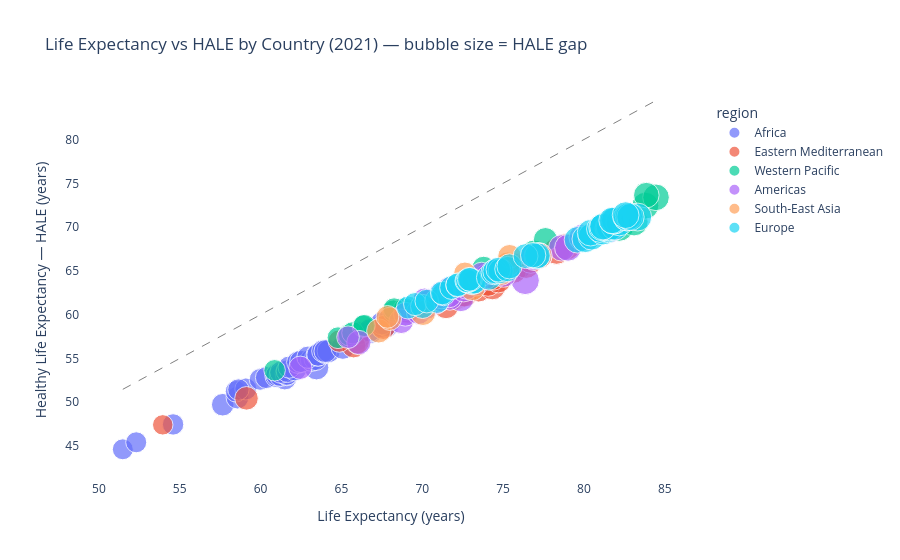

The notebook cell this image was saved under:
### Code cell
fig = px.scatter(
    who_latest,
    x='le',
    y='hale',
    color='region',
    hover_name='country',
    size='hale_gap',
    size_max=20,
    title='Life Expectancy vs HALE by Country (2021) — bubble size = HALE gap',
    labels={'le': 'Life Expectancy (years)', 'hale': 'Healthy Life Expectancy — HALE (years)'}
)
# Add diagonal reference line (HALE = LE, i.e. zero gap)
mn, mx = who_latest['le'].min(), who_latest['le'].max()
fig.add_shape(type='line', x0=mn, y0=mn, x1=mx, y1=mx,
              line=dict(dash='dash', color='grey', width=1))
fig.update_layout(plot_bgcolor='white', paper_bgcolor='white')
fig.show()

### Figure 1 — Plotly figure (JSON) as saved in the notebook; plotly's stock layout.template omitted (floating-point values rounded to 4 significant figures)
{"data": [{"hovertemplate": "<b>%{hovertext}</b><br><br>region=Africa<br>Life Expectancy (years)=%{x}<br>Healthy Life Expectancy — HALE (years)=%{y}<br>hale_gap=%{marker.size}<extra></extra>", "hovertext": ["Lesotho", "Central African Republic", "Eswatini", "Mozambique", "South Sudan", "Zimbabwe", "Chad", "Guinea-Bissau", "Niger", "Namibia", "South Africa", "Zambia", "Sierra Leone", "Botswana", "Democratic Republic of the Congo", "Equatorial Guinea", "Guinea", "Mali", "Angola", "Liberia", "Cameroon", "Burkina Faso", "Malawi", "Congo", "Nigeria", "Madagascar", "Cote d'Ivoire", "Eritrea", "Benin", "Togo", "Gambia", "Burundi", "Gabon", "Uganda", "Ghana", "United Republic of Tanzania", "Kenya", "Rwanda", "Ethiopia", "Senegal", "Comoros", "Mauritania", "Sao Tome and Principe", "Mauritius", "Cabo Verde", "Seychelles", "Algeria"], "legendgroup": "Africa", "marker": {"color": "#636efa", "size": [6.85, 6.88, 7.12, 7.94, 8.04, 7.23, 7.57, 7.18, 7.36, 7.54, 8.74, 8.0, 7.89, 8.13, 8.42, 8.35, 7.83, 8.11, 8.37, 9.5, 7.76, 7.74, 7.82, 8.33, 8.45, 7.79, 8.11, 8.15, 8.29, 8.01, 8.37, 8.17, 8.83, 8.77, 8.22, 8.74, 8.54, 8.83, 9.01, 8.89, 8.48, 8.48, 8.74, 9.79, 9.39, 9.29, 10.43], "sizemode": "area", "sizeref": 0.03122, "symbol": "circle"}, "mode": "markers", "name": "Africa", "orientation": "v", "showlegend": true, "type": "scatter", "x": [51.48, 52.31, 54.59, 57.66, 58.57, 58.48, 59.09, 58.63, 59.97, 60.36, 61.5, 60.97, 61.02, 61.23, 61.63, 61.61, 61.26, 61.67, 62.13, 63.46, 61.77, 62.3, 62.49, 63.17, 63.4, 62.93, 63.52, 63.57, 64.01, 63.86, 64.21, 64.01, 65.09, 65.99, 66.1, 66.81, 66.76, 67.54, 67.84, 67.79, 67.5, 68.87, 71.18, 73.42, 73.16, 74.01, 75.98], "xaxis": "x", "y": [44.63, 45.43, 47.47, 49.72, 50.53, 51.25, 51.52, 51.45, 52.61, 52.82, 52.76, 52.97, 53.13, 53.1, 53.21, 53.26, 53.43, 53.56, 53.76, 53.96, 54.01, 54.56, 54.67, 54.84, 54.95, 55.14, 55.41, 55.42, 55.72, 55.85, 55.84, 55.84, 56.26, 57.22, 57.88, 58.07, 58.22, 58.71, 58.83, 58.9, 59.02, 60.39, 62.44, 63.63, 63.77, 64.72, 65.55], "yaxis": "y"}, {"hovertemplate": "<b>%{hovertext}</b><br><br>region=Eastern Mediterranean<br>Life Expectancy (years)=%{x}<br>Healthy Life Expectancy — HALE (years)=%{y}<br>hale_gap=%{marker.size}<extra></extra>", "hovertext": ["Somalia", "Afghanistan", "Yemen", "Pakistan", "Djibouti", "Sudan", "Egypt", "Iraq", "Libya", "Syrian Arab Republic", "Morocco", "occupied Palestinian territory, including east Jerusalem", "Lebanon", "Oman", "Tunisia", "Iran (Islamic Republic of)", "Bahrain", "Jordan", "Saudi Arabia", "Qatar", "United Arab Emirates", "Kuwait"], "legendgroup": "Eastern Mediterranean", "marker": {"color": "#EF553B", "size": [6.53, 8.68, 9.3, 9.1, 7.88, 9.05, 8.75, 10.45, 10.12, 10.17, 10.28, 10.56, 11.12, 9.29, 10.49, 10.73, 10.14, 10.58, 10.79, 10.5, 11.04, 11.17], "sizemode": "area", "sizeref": 0.03122, "symbol": "circle"}, "mode": "markers", "name": "Eastern Mediterranean", "orientation": "v", "showlegend": true, "type": "scatter", "x": [53.95, 59.13, 65.76, 65.99, 64.87, 67.59, 69.11, 71.47, 72.18, 72.44, 72.62, 73.49, 74.34, 72.48, 74.07, 74.71, 74.38, 75.65, 76.43, 76.71, 78.31, 78.95], "xaxis": "x", "y": [47.42, 50.45, 56.46, 56.89, 56.99, 58.54, 60.36, 61.02, 62.06, 62.27, 62.34, 62.93, 63.22, 63.19, 63.58, 63.98, 64.24, 65.07, 65.64, 66.21, 67.27, 67.78], "yaxis": "y"}, {"hovertemplate": "<b>%{hovertext}</b><br><br>region=Western Pacific<br>Life Expectancy (years)=%{x}<br>Healthy Life Expectancy — HALE (years)=%{y}<br>hale_gap=%{marker.size}<extra></extra>", "hovertext": ["Kiribati", "Solomon Islands", "Papua New Guinea", "Fiji", "Micronesia (Federated States of)", "Vanuatu", "Philippines", "Lao People's Democratic Republic", "Cambodia", "Indonesia", "Mongolia", "Samoa", "Tonga", "Malaysia", "Viet Nam", "Brunei Darussalam", "China", "New Zealand", "Australia", "Republic of Korea", "Japan", "Singapore"], "legendgroup": "Western Pacific", "marker": {"color": "#00cc96", "size": [7.22, 7.42, 8.01, 7.81, 7.78, 7.67, 7.64, 7.82, 8.29, 7.59, 8.79, 8.7, 8.94, 8.86, 8.45, 9.82, 9.04, 12.22, 12.49, 11.35, 11.06, 10.21], "sizemode": "area", "sizeref": 0.03122, "symbol": "circle"}, "mode": "markers", "name": "Western Pacific", "orientation": "v", "showlegend": true, "type": "scatter", "x": [60.87, 64.79, 65.49, 65.5, 65.71, 66.35, 66.41, 68.23, 68.92, 68.26, 70.1, 70.27, 72.72, 72.81, 73.8, 76.92, 77.62, 82.2, 83.1, 83.8, 84.46, 83.86], "xaxis": "x", "y": [53.65, 57.37, 57.48, 57.69, 57.93, 58.68, 58.77, 60.41, 60.63, 60.67, 61.31, 61.57, 63.78, 63.95, 65.35, 67.1, 68.58, 69.98, 70.61, 72.45, 73.4, 73.65], "yaxis": "y"}, {"hovertemplate": "<b>%{hovertext}</b><br><br>region=Americas<br>Life Expectancy (years)=%{x}<br>Healthy Life Expectancy — HALE (years)=%{y}<br>hale_gap=%{marker.size}<extra></extra>", "hovertext": ["Haiti", "Guyana", "Bolivia (Plurinational State of)", "Guatemala", "Honduras", "Suriname", "Paraguay", "Mexico", "Bahamas", "Jamaica", "Saint Lucia", "Brazil", "Trinidad and Tobago", "Venezuela (Bolivarian Republic of)", "El Salvador", "Saint Vincent and the Grenadines", "Peru", "Grenada", "Dominican Republic", "Belize", "United States of America", "Ecuador", "Nicaragua", "Cuba", "Argentina", "Uruguay", "Colombia", "Antigua and Barbuda", "Barbados", "Panama", "Costa Rica", "Chile", "Puerto Rico", "Canada"], "legendgroup": "Americas", "marker": {"color": "#ab63fa", "size": [8.52, 9.26, 7.98, 9.45, 8.91, 9.48, 9.39, 9.39, 8.91, 8.42, 9.35, 10.56, 9.77, 9.17, 9.47, 9.68, 8.68, 9.61, 9.76, 9.5, 12.46, 9.62, 10.42, 9.05, 9.78, 9.99, 9.51, 10.4, 10.17, 10.5, 11.0, 11.37, 11.08, 11.8], "sizemode": "area", "sizeref": 0.03122, "symbol": "circle"}, "mode": "markers", "name": "Americas", "orientation": "v", "showlegend": true, "type": "scatter", "x": [62.46, 66.08, 65.41, 68.7, 68.96, 69.78, 70.27, 70.83, 70.43, 70.14, 71.11, 72.39, 71.71, 71.22, 71.67, 72.56, 71.67, 72.77, 73.32, 73.32, 76.37, 73.96, 75.03, 73.67, 74.57, 74.98, 74.53, 76.92, 76.84, 77.24, 78.63, 79.02, 79.9, 81.58], "xaxis": "x", "y": [53.94, 56.82, 57.43, 59.25, 60.05, 60.3, 60.88, 61.44, 61.52, 61.72, 61.76, 61.83, 61.94, 62.05, 62.2, 62.88, 62.99, 63.16, 63.56, 63.82, 63.91, 64.34, 64.61, 64.62, 64.79, 64.99, 65.02, 66.52, 66.67, 66.74, 67.63, 67.65, 68.82, 69.78], "yaxis": "y"}, {"hovertemplate": "<b>%{hovertext}</b><br><br>region=South-East Asia<br>Life Expectancy (years)=%{x}<br>Healthy Life Expectancy — HALE (years)=%{y}<br>hale_gap=%{marker.size}<extra></extra>", "hovertext": ["India", "Timor-Leste", "Myanmar", "Nepal", "Bangladesh", "Democratic People's Republic of Korea", "Bhutan", "Thailand", "Sri Lanka", "Maldives"], "legendgroup": "South-East Asia", "marker": {"color": "#FFA15A", "size": [9.16, 8.47, 8.1, 9.85, 10.05, 7.91, 10.08, 9.53, 10.5, 8.73], "sizemode": "area", "sizeref": 0.03122, "symbol": "circle"}, "mode": "markers", "name": "South-East Asia", "orientation": "v", "showlegend": true, "type": "scatter", "x": [67.31, 68.0, 67.85, 70.05, 73.1, 72.64, 74.88, 75.29, 77.23, 75.4], "xaxis": "x", "y": [58.15, 59.53, 59.75, 60.2, 63.05, 64.73, 64.8, 65.76, 66.73, 66.67], "yaxis": "y"}, {"hovertemplate": "<b>%{hovertext}</b><br><br>region=Europe<br>Life Expectancy (years)=%{x}<br>Healthy Life Expectancy — HALE (years)=%{y}<br>hale_gap=%{marker.size}<extra></extra>", "hovertext": ["Turkmenistan", "Russian Federation", "Republic of Moldova", "Ukraine", "Kazakhstan", "Bulgaria", "Georgia", "Tajikistan", "Uzbekistan", "Kyrgyzstan", "North Macedonia", "Belarus", "Latvia", "Romania", "Serbia", "Armenia", "Azerbaijan", "Lithuania", "Hungary", "Slovakia", "Bosnia and Herzegovina", "Montenegro", "Türkiye", "Poland", "Czechia", "Estonia", "Albania", "Croatia", "Greece", "United Kingdom of Great Britain and Northern Ireland", "Germany", "Slovenia", "Portugal", "Belgium", "Austria", "Finland", "Ireland", "Netherlands (Kingdom of the)", "France", "Denmark", "Italy", "Cyprus", "Malta", "Israel", "Spain", "Switzerland", "Sweden", "Luxembourg", "Norway", "Iceland"], "legendgroup": "Europe", "marker": {"color": "#19d3f3", "size": [8.3, 9.08, 8.35, 9.36, 8.73, 8.92, 8.76, 8.72, 8.83, 8.77, 9.29, 9.41, 9.44, 8.91, 8.94, 8.97, 8.87, 9.9, 9.56, 9.57, 9.86, 9.56, 10.06, 9.88, 10.42, 10.39, 9.7, 10.06, 11.05, 11.46, 11.56, 11.05, 11.66, 11.72, 11.2, 11.6, 11.6, 11.15, 11.84, 11.12, 11.64, 11.17, 11.1, 10.98, 11.55, 12.18, 11.54, 11.55, 11.72, 11.21], "sizemode": "area", "sizeref": 0.03122, "symbol": "circle"}, "mode": "markers", "name": "Europe", "orientation": "v", "showlegend": true, "type": "scatter", "x": [69.12, 70.02, 69.56, 70.91, 70.28, 71.31, 71.24, 71.81, 72.19, 72.19, 73.0, 73.12, 73.2, 72.76, 72.81, 72.98, 72.91, 74.13, 74.4, 74.51, 74.85, 74.71, 75.27, 75.4, 77.08, 77.13, 76.39, 76.86, 79.6, 80.1, 80.49, 80.41, 81.18, 81.51, 80.99, 81.53, 81.6, 81.12, 81.92, 81.18, 82.2, 81.91, 81.81, 81.74, 82.66, 83.33, 82.66, 82.78, 82.88, 82.58], "xaxis": "x", "y": [60.82, 60.94, 61.21, 61.55, 61.55, 62.39, 62.48, 63.09, 63.36, 63.42, 63.71, 63.71, 63.76, 63.85, 63.87, 64.01, 64.04, 64.23, 64.84, 64.94, 64.99, 65.15, 65.21, 65.52, 66.66, 66.74, 66.69, 66.8, 68.55, 68.64, 68.93, 69.36, 69.52, 69.79, 69.79, 69.93, 70.0, 69.97, 70.08, 70.06, 70.56, 70.74, 70.71, 70.76, 71.11, 71.15, 71.12, 71.23, 71.16, 71.37], "yaxis": "y"}], "layout": {"legend": {"itemsizing": "constant", "title": {"text": "region"}, "tracegroupgap": 0}, "paper_bgcolor": "white", "plot_bgcolor": "white", "shapes": [{"line": {"color": "grey", "dash": "dash", "width": 1}, "type": "line", "x0": 51.48, "x1": 84.46, "y0": 51.48, "y1": 84.46}], "title": {"text": "Life Expectancy vs HALE by Country (2021) — bubble size = HALE gap"}, "xaxis": {"anchor": "y", "domain": [0, 1], "title": {"text": "Life Expectancy (years)"}}, "yaxis": {"anchor": "x", "domain": [0, 1], "title": {"text": "Healthy Life Expectancy — HALE (years)"}}}}
